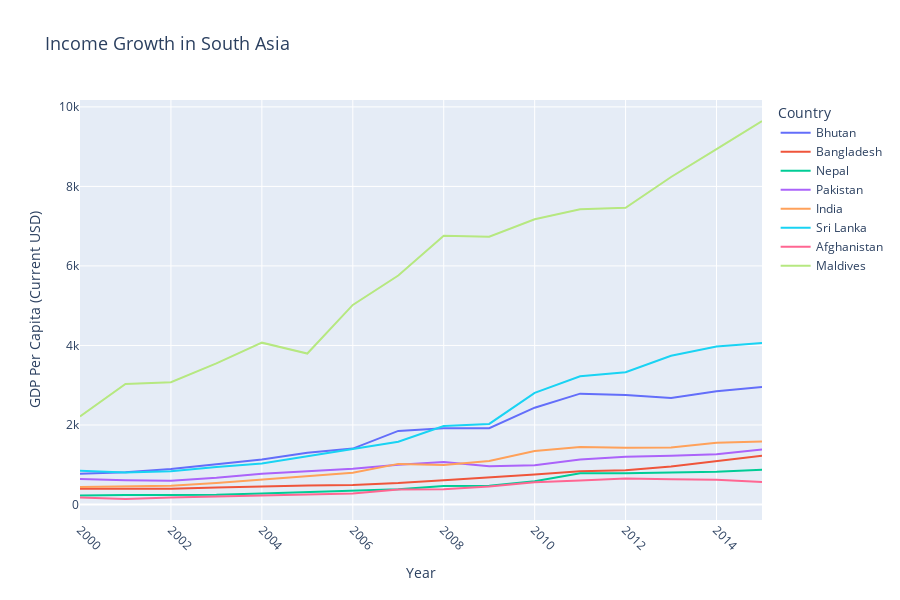

Notebook code for this chart:
### Code cell
# Fetch data using the World Bank API
data = wb.data.DataFrame(
    'NY.GDP.PCAP.CD',
    economy=wb.region.members('SAS'),
    time=range(2000, 2016),
    numericTimeKeys=True,
    labels=True
).set_index('Country').transpose()

# Reset index for Plotly compatibility
data = data.reset_index().rename(columns={"index": "Year"})

# Melt the data for Plotly
data_melted = pd.melt(data, id_vars=["Year"], var_name="Country", value_name="GDP per Capita")

# Create an interactive line chart using Plotly
fig = px.line(
    data_melted,
    x="Year",
    y="GDP per Capita",
    color="Country",
    title="Income Growth in South Asia",
    labels={"GDP per Capita": "GDP Per Capita (Current USD)", "Year": "Year"},
)

# Update layout for better visualization
fig.update_layout(
    title_font_size=18,
    legend_title_text="Country",
    xaxis=dict(tickangle=45),
    width=900,
    height=600,
)

# Show the figure
fig.show()

### Figure 1 — Plotly figure (JSON) as saved in the notebook; plotly's stock layout.template omitted (floating-point values rounded to 4 significant figures)
{"data": [{"hovertemplate": "Country=Bhutan<br>Year=%{x}<br>GDP Per Capita (Current USD)=%{y}<extra></extra>", "legendgroup": "Bhutan", "line": {"color": "#636efa", "dash": "solid"}, "marker": {"symbol": "circle"}, "mode": "lines", "name": "Bhutan", "orientation": "v", "showlegend": true, "type": "scatter", "x": [2000, 2001, 2002, 2003, 2004, 2005, 2006, 2007, 2008, 2009, 2010, 2011, 2012, 2013, 2014, 2015], "xaxis": "x", "y": [771.9, 812.2, 895.8, 1022.0, 1130.0, 1300.0, 1406.0, 1850.0, 1920.0, 1918.0, 2436.0, 2788.0, 2751.0, 2680.0, 2849.0, 2954.0], "yaxis": "y"}, {"hovertemplate": "Country=Bangladesh<br>Year=%{x}<br>GDP Per Capita (Current USD)=%{y}<extra></extra>", "legendgroup": "Bangladesh", "line": {"color": "#EF553B", "dash": "solid"}, "marker": {"symbol": "circle"}, "mode": "lines", "name": "Bangladesh", "orientation": "v", "showlegend": true, "type": "scatter", "x": [2000, 2001, 2002, 2003, 2004, 2005, 2006, 2007, 2008, 2009, 2010, 2011, 2012, 2013, 2014, 2015], "xaxis": "x", "y": [396.7, 394.7, 393.9, 426.7, 455.6, 480.1, 490.4, 538.0, 613.1, 679.2, 757.4, 837.3, 859.7, 958.3, 1094.0, 1224.0], "yaxis": "y"}, {"hovertemplate": "Country=Nepal<br>Year=%{x}<br>GDP Per Capita (Current USD)=%{y}<extra></extra>", "legendgroup": "Nepal", "line": {"color": "#00cc96", "dash": "solid"}, "marker": {"symbol": "circle"}, "mode": "lines", "name": "Nepal", "orientation": "v", "showlegend": true, "type": "scatter", "x": [2000, 2001, 2002, 2003, 2004, 2005, 2006, 2007, 2008, 2009, 2010, 2011, 2012, 2013, 2014, 2015], "xaxis": "x", "y": [223.8, 240.8, 238.9, 246.4, 279.6, 309.0, 340.4, 385.4, 464.8, 473.1, 585.3, 785.5, 788.2, 803.3, 821.5, 875.5], "yaxis": "y"}, {"hovertemplate": "Country=Pakistan<br>Year=%{x}<br>GDP Per Capita (Current USD)=%{y}<extra></extra>", "legendgroup": "Pakistan", "line": {"color": "#ab63fa", "dash": "solid"}, "marker": {"symbol": "circle"}, "mode": "lines", "name": "Pakistan", "orientation": "v", "showlegend": true, "type": "scatter", "x": [2000, 2001, 2002, 2003, 2004, 2005, 2006, 2007, 2008, 2009, 2010, 2011, 2012, 2013, 2014, 2015], "xaxis": "x", "y": [642.3, 609.9, 599.9, 672.4, 771.9, 827.6, 900.9, 998.1, 1067.0, 963.8, 987.3, 1132.0, 1204.0, 1225.0, 1267.0, 1380.0], "yaxis": "y"}, {"hovertemplate": "Country=India<br>Year=%{x}<br>GDP Per Capita (Current USD)=%{y}<extra></extra>", "legendgroup": "India", "line": {"color": "#FFA15A", "dash": "solid"}, "marker": {"symbol": "circle"}, "mode": "lines", "name": "India", "orientation": "v", "showlegend": true, "type": "scatter", "x": [2000, 2001, 2002, 2003, 2004, 2005, 2006, 2007, 2008, 2009, 2010, 2011, 2012, 2013, 2014, 2015], "xaxis": "x", "y": [442.8, 450.4, 469.1, 544.1, 624.3, 710.5, 801.7, 1022.0, 992.5, 1095.0, 1348.0, 1445.0, 1429.0, 1433.0, 1554.0, 1584.0], "yaxis": "y"}, {"hovertemplate": "Country=Sri Lanka<br>Year=%{x}<br>GDP Per Capita (Current USD)=%{y}<extra></extra>", "legendgroup": "Sri Lanka", "line": {"color": "#19d3f3", "dash": "solid"}, "marker": {"symbol": "circle"}, "mode": "lines", "name": "Sri Lanka", "orientation": "v", "showlegend": true, "type": "scatter", "x": [2000, 2001, 2002, 2003, 2004, 2005, 2006, 2007, 2008, 2009, 2010, 2011, 2012, 2013, 2014, 2015], "xaxis": "x", "y": [846.5, 803.5, 834.9, 946.4, 1029.0, 1207.0, 1390.0, 1579.0, 1974.0, 2027.0, 2808.0, 3225.0, 3328.0, 3741.0, 3972.0, 4060.0], "yaxis": "y"}, {"hovertemplate": "Country=Afghanistan<br>Year=%{x}<br>GDP Per Capita (Current USD)=%{y}<extra></extra>", "legendgroup": "Afghanistan", "line": {"color": "#FF6692", "dash": "solid"}, "marker": {"symbol": "circle"}, "mode": "lines", "name": "Afghanistan", "orientation": "v", "showlegend": true, "type": "scatter", "x": [2000, 2001, 2002, 2003, 2004, 2005, 2006, 2007, 2008, 2009, 2010, 2011, 2012, 2013, 2014, 2015], "xaxis": "x", "y": [174.9, 138.7, 179.0, 198.9, 221.8, 254.2, 274.2, 376.2, 381.7, 452.1, 560.6, 606.7, 651.4, 637.1, 625.1, 565.6], "yaxis": "y"}, {"hovertemplate": "Country=Maldives<br>Year=%{x}<br>GDP Per Capita (Current USD)=%{y}<extra></extra>", "legendgroup": "Maldives", "line": {"color": "#B6E880", "dash": "solid"}, "marker": {"symbol": "circle"}, "mode": "lines", "name": "Maldives", "orientation": "v", "showlegend": true, "type": "scatter", "x": [2000, 2001, 2002, 2003, 2004, 2005, 2006, 2007, 2008, 2009, 2010, 2011, 2012, 2013, 2014, 2015], "xaxis": "x", "y": [2214.0, 3034.0, 3076.0, 3549.0, 4070.0, 3797.0, 5019.0, 5758.0, 6757.0, 6734.0, 7174.0, 7425.0, 7461.0, 8236.0, 8939.0, 9645.0], "yaxis": "y"}], "layout": {"height": 600, "legend": {"title": {"text": "Country"}, "tracegroupgap": 0}, "title": {"font": {"size": 18}, "text": "Income Growth in South Asia"}, "width": 900, "xaxis": {"anchor": "y", "domain": [0, 1], "tickangle": 45, "title": {"text": "Year"}}, "yaxis": {"anchor": "x", "domain": [0, 1], "title": {"text": "GDP Per Capita (Current USD)"}}}}
